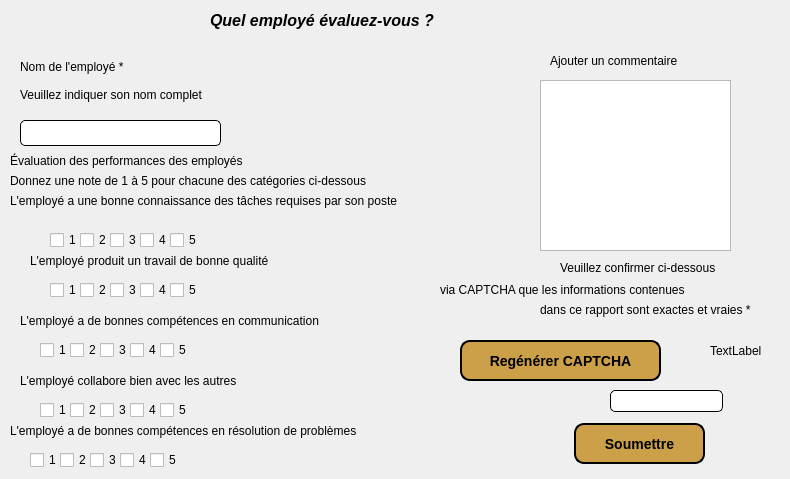
         <widget class="QWidget" name="tab_16">
          <attribute name="title">
           <string>CAPTCHA</string>
          </attribute>
          <widget class="QCheckBox" name="checkBox_23">
           <property name="geometry">
            <rect>
             <x>130</x>
             <y>340</y>
             <width>31</width>
             <height>20</height>
            </rect>
           </property>
           <property name="text">
            <string>4</string>
           </property>
          </widget>
          <widget class="QCheckBox" name="checkBox_17">
           <property name="geometry">
            <rect>
             <x>170</x>
             <y>230</y>
             <width>31</width>
             <height>20</height>
            </rect>
           </property>
           <property name="text">
            <string>5</string>
           </property>
          </widget>
          <widget class="QLabel" name="label_106">
           <property name="geometry">
            <rect>
             <x>10</x>
             <y>170</y>
             <width>501</width>
             <height>21</height>
            </rect>
           </property>
           <property name="styleSheet">
            <string notr="true">font: italic 10pt &quot;Segoe UI&quot;;</string>
           </property>
           <property name="text">
            <string>Donnez une note de 1 à 5 pour chacune des catégories ci-dessous</string>
           </property>
          </widget>
          <widget class="QCheckBox" name="checkBox_14">
           <property name="geometry">
            <rect>
             <x>80</x>
             <y>230</y>
             <width>31</width>
             <height>20</height>
            </rect>
           </property>
           <property name="text">
            <string>2</string>
           </property>
          </widget>
          <widget class="QCheckBox" name="checkBox_18">
           <property name="geometry">
            <rect>
             <x>140</x>
             <y>280</y>
             <width>31</width>
             <height>20</height>
            </rect>
           </property>
           <property name="text">
            <string>4</string>
           </property>
          </widget>
          <widget class="QLabel" name="label_108">
           <property name="geometry">
            <rect>
             <x>10</x>
             <y>150</y>
             <width>331</width>
             <height>21</height>
            </rect>
           </property>
           <property name="styleSheet">
            <string notr="true">font: italic 10pt &quot;Segoe UI&quot;;</string>
           </property>
           <property name="text">
            <string>Évaluation des performances des employés</string>
           </property>
          </widget>
          <widget class="QCheckBox" name="checkBox_37">
           <property name="geometry">
            <rect>
             <x>60</x>
             <y>450</y>
             <width>31</width>
             <height>20</height>
            </rect>
           </property>
           <property name="text">
            <string>2</string>
           </property>
          </widget>
          <widget class="QLabel" name="label_296">
           <property name="geometry">
            <rect>
             <x>10</x>
             <y>420</y>
             <width>441</width>
             <height>21</height>
            </rect>
           </property>
           <property name="styleSheet">
            <string notr="true">font: italic 10pt &quot;Segoe UI&quot;;</string>
           </property>
           <property name="text">
            <string>L'employé a de bonnes compétences en résolution de problèmes</string>
           </property>
          </widget>
          <widget class="QLabel" name="label_107">
           <property name="geometry">
            <rect>
             <x>10</x>
             <y>190</y>
             <width>541</width>
             <height>21</height>
            </rect>
           </property>
           <property name="styleSheet">
            <string notr="true">font: italic 10pt &quot;Segoe UI&quot;;</string>
           </property>
           <property name="text">
            <string>L'employé a une bonne connaissance des tâches requises par son poste</string>
           </property>
          </widget>
          <widget class="QCheckBox" name="checkBox_33">
           <property name="geometry">
            <rect>
             <x>120</x>
             <y>450</y>
             <width>31</width>
             <height>20</height>
            </rect>
           </property>
           <property name="text">
            <string>4</string>
           </property>
          </widget>
          <widget class="QLabel" name="label_195">
           <property name="geometry">
            <rect>
             <x>30</x>
             <y>250</y>
             <width>381</width>
             <height>21</height>
            </rect>
           </property>
           <property name="styleSheet">
            <string notr="true">font: italic 10pt &quot;Segoe UI&quot;;</string>
           </property>
           <property name="text">
            <string>L'employé produit un travail de bonne qualité</string>
           </property>
          </widget>
          <widget class="QCheckBox" name="checkBox_35">
           <property name="geometry">
            <rect>
             <x>150</x>
             <y>450</y>
             <width>31</width>
             <height>20</height>
            </rect>
           </property>
           <property name="text">
            <string>5</string>
           </property>
          </widget>
          <widget class="QCheckBox" name="checkBox_29">
           <property name="geometry">
            <rect>
             <x>100</x>
             <y>400</y>
             <width>31</width>
             <height>20</height>
            </rect>
           </property>
           <property name="text">
            <string>3</string>
           </property>
          </widget>
          <widget class="QCheckBox" name="checkBox_24">
           <property name="geometry">
            <rect>
             <x>100</x>
             <y>340</y>
             <width>31</width>
             <height>20</height>
            </rect>
           </property>
           <property name="text">
            <string>3</string>
           </property>
          </widget>
          <widget class="QCheckBox" name="checkBox_13">
           <property name="geometry">
            <rect>
             <x>50</x>
             <y>230</y>
             <width>31</width>
             <height>20</height>
            </rect>
           </property>
           <property name="text">
            <string>1</string>
           </property>
          </widget>
          <widget class="QCheckBox" name="checkBox_15">
           <property name="geometry">
            <rect>
             <x>110</x>
             <y>230</y>
             <width>31</width>
             <height>20</height>
            </rect>
           </property>
           <property name="text">
            <string>3</string>
           </property>
          </widget>
          <widget class="QCheckBox" name="checkBox_36">
           <property name="geometry">
            <rect>
             <x>30</x>
             <y>450</y>
             <width>31</width>
             <height>20</height>
            </rect>
           </property>
           <property name="text">
            <string>1</string>
           </property>
          </widget>
          <widget class="QCheckBox" name="checkBox_28">
           <property name="geometry">
            <rect>
             <x>130</x>
             <y>400</y>
             <width>31</width>
             <height>20</height>
            </rect>
           </property>
           <property name="text">
            <string>4</string>
           </property>
          </widget>
          <widget class="QCheckBox" name="checkBox_21">
           <property name="geometry">
            <rect>
             <x>50</x>
             <y>280</y>
             <width>31</width>
             <height>20</height>
            </rect>
           </property>
           <property name="text">
            <string>1</string>
           </property>
          </widget>
          <widget class="QLabel" name="label_104">
           <property name="geometry">
            <rect>
             <x>210</x>
             <y>0</y>
             <width>381</width>
             <height>41</height>
            </rect>
           </property>
           <property name="font">
            <font>
             <family>Segoe UI</family>
             <pointsize>12</pointsize>
             <italic>true</italic>
             <bold>true</bold>
            </font>
           </property>
           <property name="styleSheet">
            <string notr="true">color: rgb(0, 0, 0);
font: 700 italic 12pt &quot;Segoe UI&quot;;</string>
           </property>
           <property name="text">
            <string>Quel employé évaluez-vous ?</string>
           </property>
          </widget>
          <widget class="QCheckBox" name="checkBox_25">
           <property name="geometry">
            <rect>
             <x>160</x>
             <y>340</y>
             <width>31</width>
             <height>20</height>
            </rect>
           </property>
           <property name="text">
            <string>5</string>
           </property>
          </widget>
          <widget class="QCheckBox" name="checkBox_34">
           <property name="geometry">
            <rect>
             <x>90</x>
             <y>450</y>
             <width>31</width>
             <height>20</height>
            </rect>
           </property>
           <property name="text">
            <string>3</string>
           </property>
          </widget>
          <widget class="QCheckBox" name="checkBox_19">
           <property name="geometry">
            <rect>
             <x>110</x>
             <y>280</y>
             <width>31</width>
             <height>20</height>
            </rect>
           </property>
           <property name="text">
            <string>3</string>
           </property>
          </widget>
          <widget class="QLineEdit" name="lineEdit_nomprenom">
           <property name="geometry">
            <rect>
             <x>20</x>
             <y>120</y>
             <width>201</width>
             <height>26</height>
            </rect>
           </property>
           <property name="styleSheet">
            <string notr="true"> border: 1px solid black; 
 border-radius: 5px; </string>
           </property>
          </widget>
          <widget class="QCheckBox" name="checkBox_26">
           <property name="geometry">
            <rect>
             <x>40</x>
             <y>340</y>
             <width>31</width>
             <height>20</height>
            </rect>
           </property>
           <property name="text">
            <string>1</string>
           </property>
          </widget>
          <widget class="QCheckBox" name="checkBox_32">
           <property name="geometry">
            <rect>
             <x>70</x>
             <y>400</y>
             <width>31</width>
             <height>20</height>
            </rect>
           </property>
           <property name="text">
            <string>2</string>
           </property>
          </widget>
          <widget class="QLabel" name="label_105">
           <property name="geometry">
            <rect>
             <x>20</x>
             <y>50</y>
             <width>271</width>
             <height>61</height>
            </rect>
           </property>
           <property name="styleSheet">
            <string notr="true">font: italic 10pt &quot;Segoe UI&quot;;</string>
           </property>
           <property name="text">
            <string>Nom de l'employé *

Veuillez indiquer son nom complet</string>
           </property>
          </widget>
          <widget class="QLabel" name="label_196">
           <property name="geometry">
            <rect>
             <x>20</x>
             <y>310</y>
             <width>431</width>
             <height>21</height>
            </rect>
           </property>
           <property name="styleSheet">
            <string notr="true">font: italic 10pt &quot;Segoe UI&quot;;</string>
           </property>
           <property name="text">
            <string>L'employé a de bonnes compétences en communication</string>
           </property>
          </widget>
          <widget class="QCheckBox" name="checkBox_20">
           <property name="geometry">
            <rect>
             <x>170</x>
             <y>280</y>
             <width>31</width>
             <height>20</height>
            </rect>
           </property>
           <property name="text">
            <string>5</string>
           </property>
          </widget>
          <widget class="QCheckBox" name="checkBox_22">
           <property name="geometry">
            <rect>
             <x>80</x>
             <y>280</y>
             <width>31</width>
             <height>20</height>
            </rect>
           </property>
           <property name="text">
            <string>2</string>
           </property>
          </widget>
          <widget class="QCheckBox" name="checkBox_31">
           <property name="geometry">
            <rect>
             <x>40</x>
             <y>400</y>
             <width>31</width>
             <height>20</height>
            </rect>
           </property>
           <property name="text">
            <string>1</string>
           </property>
          </widget>
          <widget class="QCheckBox" name="checkBox_27">
           <property name="geometry">
            <rect>
             <x>70</x>
             <y>340</y>
             <width>31</width>
             <height>20</height>
            </rect>
           </property>
           <property name="text">
            <string>2</string>
           </property>
          </widget>
          <widget class="QLabel" name="label_295">
           <property name="geometry">
            <rect>
             <x>20</x>
             <y>370</y>
             <width>281</width>
             <height>21</height>
            </rect>
           </property>
           <property name="styleSheet">
            <string notr="true">font: italic 10pt &quot;Segoe UI&quot;;</string>
           </property>
           <property name="text">
            <string>L'employé collabore bien avec les autres</string>
           </property>
          </widget>
          <widget class="QCheckBox" name="checkBox_30">
           <property name="geometry">
            <rect>
             <x>160</x>
             <y>400</y>
             <width>31</width>
             <height>20</height>
            </rect>
           </property>
           <property name="text">
            <string>5</string>
           </property>
          </widget>
          <widget class="QCheckBox" name="checkBox_16">
           <property name="geometry">
            <rect>
             <x>140</x>
             <y>230</y>
             <width>31</width>
             <height>20</height>
            </rect>
           </property>
           <property name="text">
            <string>4</string>
           </property>
          </widget>
          <widget class="QLabel" name="captchaLabel">
           <property name="geometry">
            <rect>
             <x>710</x>
             <y>341</y>
             <width>71</width>
             <height>20</height>
            </rect>
           </property>
           <property name="text">
            <string>TextLabel</string>
           </property>
          </widget>
          <widget class="QPlainTextEdit" name="plainTextEditCommentaire">
           <property name="geometry">
            <rect>
             <x>540</x>
             <y>80</y>
             <width>191</width>
             <height>171</height>
            </rect>
           </property>
          </widget>
          <widget class="QPushButton" name="validateCaptchaButton">
           <property name="geometry">
            <rect>
             <x>574</x>
             <y>423</y>
             <width>131</width>
             <height>41</height>
            </rect>
           </property>
           <property name="styleSheet">
            <string notr="true">background-color: rgb(203, 160, 73);
font: italic 5pt &quot;Segoe UI&quot;;

 border: 2px solid black; 
 border-radius: 10px; 
color: black;
font-size: 14px;
font-weight: bold;
 padding: 10px 20px;

</string>
           </property>
           <property name="text">
            <string>Soumettre</string>
           </property>
          </widget>
          <widget class="QLabel" name="label_299">
           <property name="geometry">
            <rect>
             <x>440</x>
             <y>280</y>
             <width>341</width>
             <height>20</height>
            </rect>
           </property>
           <property name="styleSheet">
            <string notr="true">font: italic 10pt &quot;Segoe UI&quot;;</string>
           </property>
           <property name="text">
            <string>via CAPTCHA que les informations contenues </string>
           </property>
          </widget>
          <widget class="QLabel" name="label_298">
           <property name="geometry">
            <rect>
             <x>560</x>
             <y>260</y>
             <width>221</width>
             <height>16</height>
            </rect>
           </property>
           <property name="styleSheet">
            <string notr="true">font: italic 10pt &quot;Segoe UI&quot;;</string>
           </property>
           <property name="text">
            <string>Veuillez confirmer ci-dessous </string>
           </property>
          </widget>
          <widget class="QPushButton" name="refreshCaptchaButton">
           <property name="geometry">
            <rect>
             <x>460</x>
             <y>340</y>
             <width>201</width>
             <height>41</height>
            </rect>
           </property>
           <property name="styleSheet">
            <string notr="true">background-color: rgb(203, 160, 73);
font: italic 5pt &quot;Segoe UI&quot;;

 border: 2px solid black; 
 border-radius: 10px; 
color: black;
font-size: 14px;
font-weight: bold;
 padding: 10px 20px;

</string>
           </property>
           <property name="text">
            <string>Regénérer CAPTCHA</string>
           </property>
          </widget>
          <widget class="QLineEdit" name="captchaInput">
           <property name="geometry">
            <rect>
             <x>610</x>
             <y>390</y>
             <width>113</width>
             <height>22</height>
            </rect>
           </property>
           <property name="styleSheet">
            <string notr="true"> border: 1px solid black; 
 border-radius: 5px; </string>
           </property>
          </widget>
          <widget class="QLabel" name="label_300">
           <property name="geometry">
            <rect>
             <x>540</x>
             <y>300</y>
             <width>211</width>
             <height>20</height>
            </rect>
           </property>
           <property name="styleSheet">
            <string notr="true">font: italic 10pt &quot;Segoe UI&quot;;</string>
           </property>
           <property name="text">
            <string>dans ce rapport sont exactes et vraies *</string>
           </property>
          </widget>
          <widget class="QLabel" name="label_297">
           <property name="geometry">
            <rect>
             <x>550</x>
             <y>50</y>
             <width>201</width>
             <height>21</height>
            </rect>
           </property>
           <property name="styleSheet">
            <string notr="true">font: italic 10pt &quot;Segoe UI&quot;;</string>
           </property>
           <property name="text">
            <string>Ajouter un commentaire </string>
           </property>
          </widget>
         </widget>
